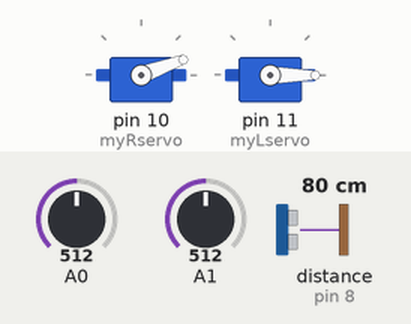
This sketch was run on a simulated Arduino Uno, built with avr-gcc and run on an emulated ATmega328P. Parts: 2 × servo. Inputs (shaded band) come from the test bench; at power-on: distance to the obstacle (sensor on pin 8) 80 cm, A0 = 512, A1 = 512. What the sketch prints to the serial monitor is not drawn.

Above: at 1.2 s.
1.3 s: distance to the obstacle (sensor on pin 8) set to 12 cm
4.3 s: distance to the obstacle (sensor on pin 8) set to 9 cm
At 5.2 s:
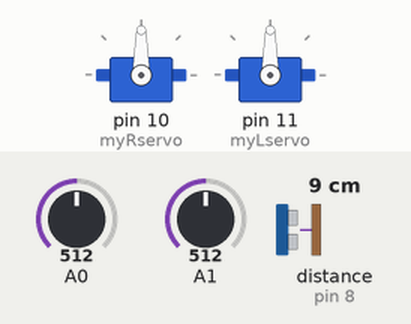
Timing chart, 0 to 7.3 s (numbered marks = the images above; inputs shaded):
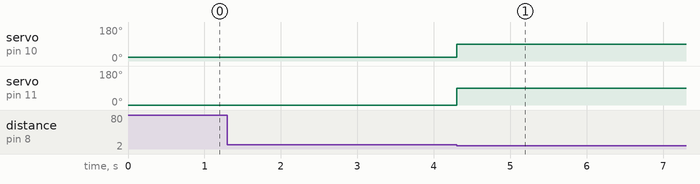

Measured:
- the behaviour switches between 11 and 10 cm on distance to the obstacle (sensor on pin 8) (found by bisection; images 0 and 1)
- after the input at 1.3 s, every drawn part: stays the same
- after the input at 4.3 s, servo on pin 10 (myRservo): 20° → 90° at once; servo on pin 11 (myLservo): 0° → 90° at once

The sketch:

Main.ino
```cpp
// libraries
#include <Servo.h>
#include <QTRSensors.h>
#include <Ultrasonic.h>

Servo myLservo;  // create servo object to control your left SERVO
Servo myRservo;  // create a 2nd servo object to control your right SERVO

int sensorL; // left servo degrees
int sensorR; // right servo degrees

int distance; // distance variable
#define NUM_SENSORS             2  // number of sensors used
#define NUM_SAMPLES_PER_SENSOR  4  // average 4 analog samples per sensor reading
#define EMITTER_PIN             2  // emitter is controlled by digital pin 2

// Setup QTR sensors and ultrasonic sensor
QTRSensorsAnalog qtra((unsigned char[]) {0, 1}, NUM_SENSORS, NUM_SAMPLES_PER_SENSOR, EMITTER_PIN);
Ultrasonic ultrasonic(9, 8);
unsigned int sensorValues[NUM_SENSORS];

void setup()
{
  Serial.begin(9600); // set the data rate in bits per second for serial data transmission
  myRservo.attach(10);  // attaches the servo on pin 10 to the servo object
  myLservo.attach(11);  // attaches the servo on pin 11 to the servo object
}

void loop()
{
  // read raw sensor values
  //  qtra.read(sensorValues);
  // print the sensor values as numbers from 0 to 1023, where 0 means maximum reflectance and 1023 means minimum reflectance
  sensorR = analogRead(A0); // Right servo is connected to analog A0
  sensorL = analogRead(A1); // Left servo is connected to analog A1

  // Pass INC as a parameter to get the distance in inches
  distance = ultrasonic.distanceRead();
  Serial.print(distance);

  if (distance <= 10){ // Something is in the way, STOP!
    myLservo.write(90);
    myRservo.write(90);
    }
  else {
    if (sensorR <= 100  && sensorL <= 100){ // Forward
      myLservo.write(0);
      myRservo.write(180);
      }
    else if (sensorR >= 200){ // Right Sensor detects black tape
      myLservo.write(0);
      myRservo.write(20); //90
      }
    else if (sensorL >= 200){ // Left Sensor detects black tape
      myLservo.write(160); //90
      myRservo.write(180);
      }
    }
  // TESTING
  for (unsigned char i = 0; i < NUM_SENSORS; i++)
  {
    Serial.print(sensorValues[i]);
    Serial.print('\t'); // tab to format the raw data into columns in the Serial monitor
  }
}
```
